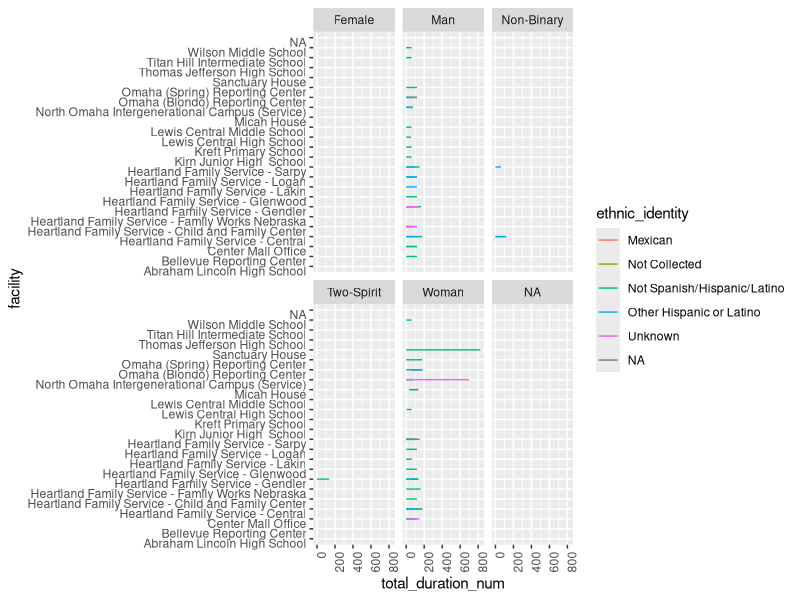
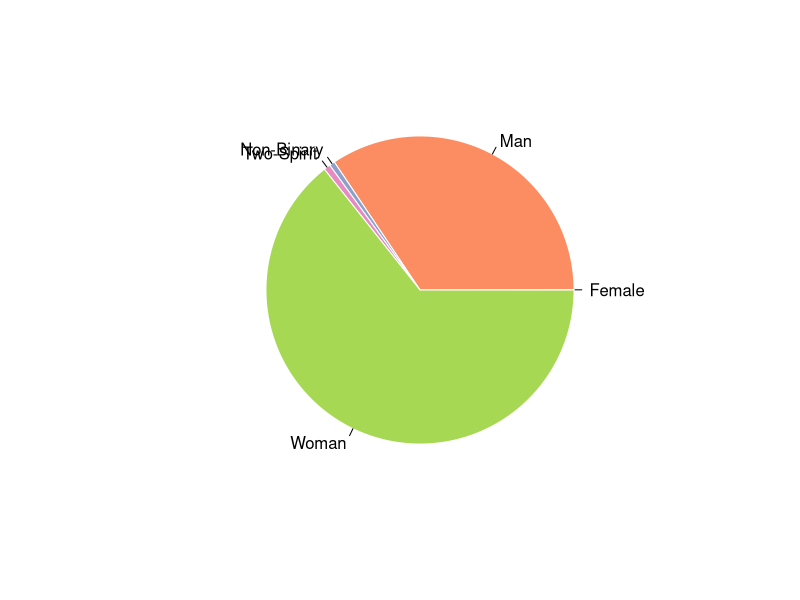
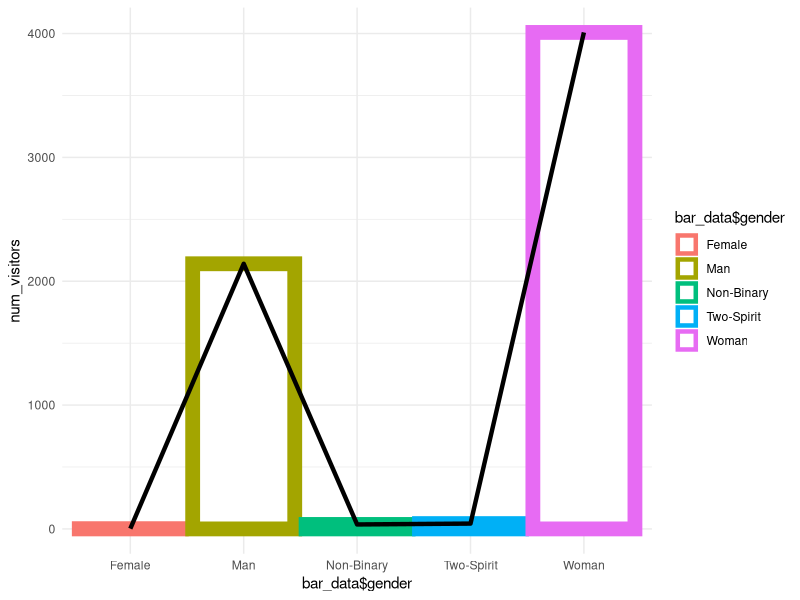

Here is the R script that generated these plots, in order:
## ---- chunk 1
knitr::opts_chunk$set(echo = TRUE)
## ---- chunk 2
library('ggplot2')
df<-read.csv('HFS Service Data.csv')
## ---- chunk 3
library('ggplot2')
new_df<-df
new_df <- new_df [(!(new_df$gender_identity=="Other") & !(new_df$gender_identity=="Client Declined to Give")&!(new_df$gender_identity=="Not Obtained")),]
ggplot(data = new_df) + 
  geom_line(mapping = aes(y = facility, x= total_duration_num,color=ethnic_identity)) + 
  theme(axis.text.y = element_text(angle=0, vjust=1, hjust=1),axis.text.x = element_text(angle=90, vjust=1, hjust=1))+
  facet_wrap(~gender_identity)
## ---- chunk 4
library(RColorBrewer)
myPalette <- brewer.pal(5, "Set2")
#s<-table(new_df,new_df$program_name,new_df$gender_identity)
pie_data<-setNames(
aggregate(
new_df$program_name~new_df$gender_identity,
data=new_df,length),c("gender","num_visitors"))
pie_data$percentage<-(pie_data$num_visitors*100)/sum(pie_data$num_visitors)
pie(pie_data$num_visitors,labels =pie_data$gender, border="white", col=myPalette )


## ---- chunk 5
library(RColorBrewer)
myPalette <- brewer.pal(5, "Set2")
bar_data<-setNames(
aggregate(
new_df$program_name~new_df$gender_identity,
data=new_df,length),c("gender","num_visitors"))
bar_data$percentage<-(bar_data$num_visitors*100)/sum(bar_data$num_visitors)
ggplot(bar_data) + 
  geom_col(aes(x =bar_data$gender, y = num_visitors,color=bar_data$gender), size = 5, fill = "white") +theme_minimal() +
  geom_line(aes(x =bar_data$gender, y = num_visitors), size = 1.5, group = 1)
